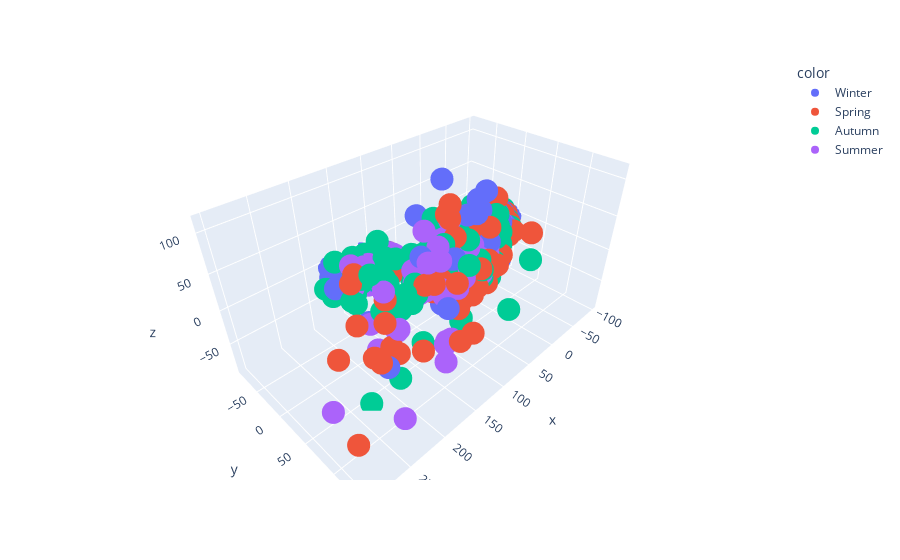

Write notebook code for a chart like this one.
### Code cell
fig = px.scatter_3d(x=X_pca[:, 0], y=X_pca[:, 1], z=X_pca[:, 2],
              color=labels, hover_name=names)
fig.show()

### Figure 1 — Plotly figure (JSON) as saved in the notebook; plotly's stock layout.template omitted (floating-point values rounded to 4 significant figures; data arrays with more than 128 entries replaced by an {"elided": "..."} marker saying what was removed)
{"data": [{"hovertemplate": "<b>%{hovertext}</b><br><br>color=Winter<br>x=%{x}<br>y=%{y}<br>z=%{z}<extra></extra>", "hovertext": {"elided": "372 str values"}, "legendgroup": "Winter", "marker": {"color": "#636efa", "symbol": "circle"}, "mode": "markers", "name": "Winter", "scene": "scene", "showlegend": true, "type": "scatter3d", "x": {"elided": "372 float values"}, "y": {"elided": "372 float values"}, "z": {"elided": "372 float values"}}, {"hovertemplate": "<b>%{hovertext}</b><br><br>color=Spring<br>x=%{x}<br>y=%{y}<br>z=%{z}<extra></extra>", "hovertext": {"elided": "269 str values"}, "legendgroup": "Spring", "marker": {"color": "#EF553B", "symbol": "circle"}, "mode": "markers", "name": "Spring", "scene": "scene", "showlegend": true, "type": "scatter3d", "x": {"elided": "269 float values"}, "y": {"elided": "269 float values"}, "z": {"elided": "269 float values"}}, {"hovertemplate": "<b>%{hovertext}</b><br><br>color=Autumn<br>x=%{x}<br>y=%{y}<br>z=%{z}<extra></extra>", "hovertext": {"elided": "374 str values"}, "legendgroup": "Autumn", "marker": {"color": "#00cc96", "symbol": "circle"}, "mode": "markers", "name": "Autumn", "scene": "scene", "showlegend": true, "type": "scatter3d", "x": {"elided": "374 float values"}, "y": {"elided": "374 float values"}, "z": {"elided": "374 float values"}}, {"hovertemplate": "<b>%{hovertext}</b><br><br>color=Summer<br>x=%{x}<br>y=%{y}<br>z=%{z}<extra></extra>", "hovertext": {"elided": "284 str values"}, "legendgroup": "Summer", "marker": {"color": "#ab63fa", "symbol": "circle"}, "mode": "markers", "name": "Summer", "scene": "scene", "showlegend": true, "type": "scatter3d", "x": {"elided": "284 float values"}, "y": {"elided": "284 float values"}, "z": {"elided": "284 float values"}}], "layout": {"legend": {"title": {"text": "color"}, "tracegroupgap": 0}, "margin": {"t": 60}, "scene": {"domain": {"x": [0, 1], "y": [0, 1]}, "xaxis": {"title": {"text": "x"}}, "yaxis": {"title": {"text": "y"}}, "zaxis": {"title": {"text": "z"}}}}}
